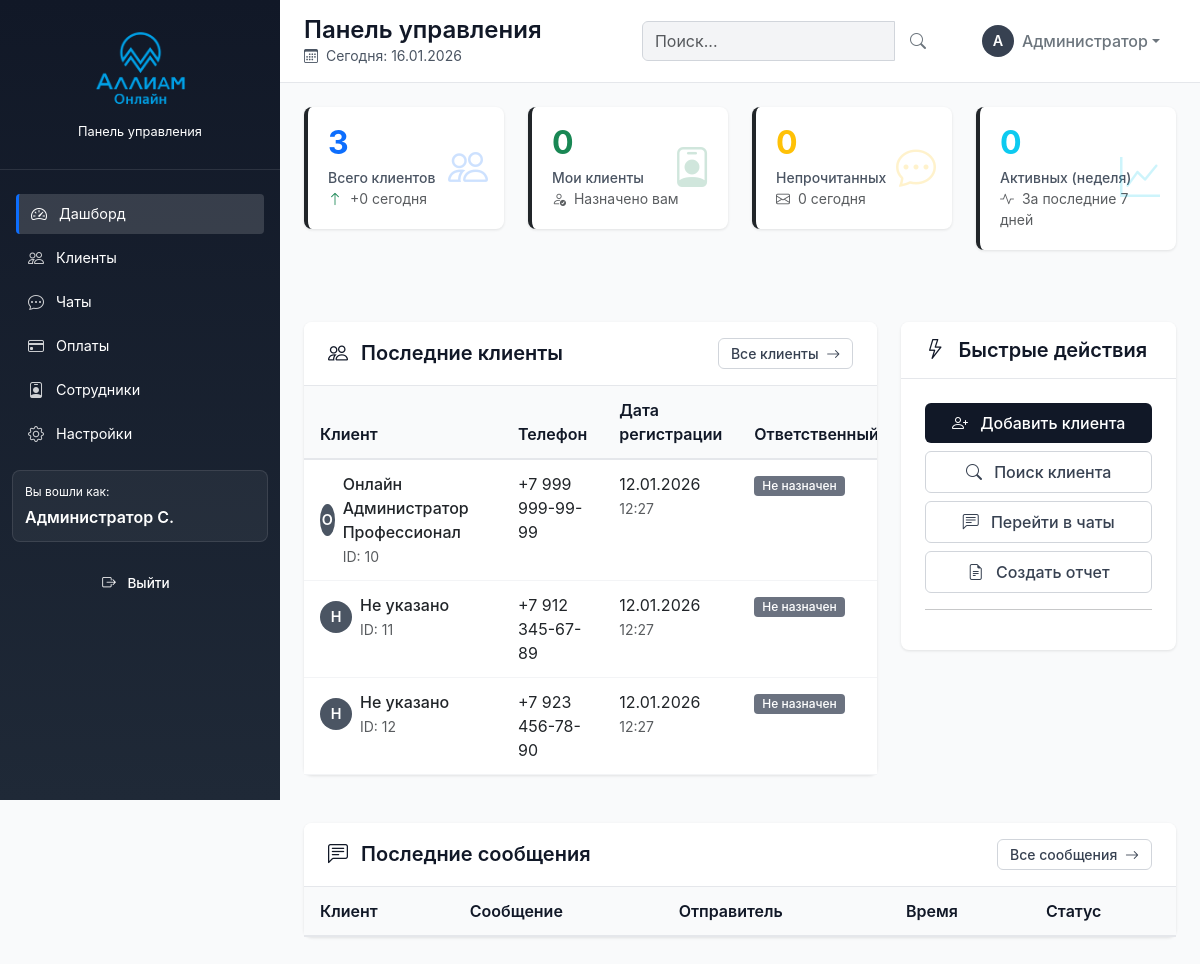
The page /dashboard/ (signed in) on the database its author committed.
### tables this page shows
CREATE TABLE `users` (
  `id` int(11) NOT NULL,
  `username` varchar(50) NOT NULL,
  `email` varchar(100) NOT NULL,
  `password_hash` varchar(255) NOT NULL,
  `full_name` varchar(100) NOT NULL,
  `last_name` varchar(100) DEFAULT NULL,
  `first_name` varchar(100) DEFAULT NULL,
  `middle_name` varchar(100) DEFAULT NULL,
  `previous_last_names` varchar(255) DEFAULT NULL,
  `birth_date` date DEFAULT NULL,
  `birth_place` varchar(255) DEFAULT NULL,
  `snils` varchar(14) DEFAULT NULL,
  `inn` varchar(12) DEFAULT NULL,
  `document_type` varchar(50) DEFAULT NULL,
  `document_number` varchar(50) DEFAULT NULL,
  `document_issue_date` date DEFAULT NULL,
  `address_index` varchar(10) DEFAULT NULL,
  `address_region` varchar(100) DEFAULT NULL,
  `address_district` varchar(100) DEFAULT NULL,
  `address_city` varchar(100) DEFAULT NULL,
  `address_settlement` varchar(100) DEFAULT NULL,
  `address_street` varchar(100) DEFAULT NULL,
  `address_house` varchar(20) DEFAULT NULL,
  `address_building` varchar(20) DEFAULT NULL,
  `address_apartment` varchar(20) DEFAULT NULL,
  `role` enum('admin','user') DEFAULT 'user',
  `phone` varchar(20) DEFAULT NULL,
  `created_at` timestamp NOT NULL DEFAULT current_timestamp(),
  `last_login` timestamp NULL DEFAULT NULL,
  `is_active` tinyint(1) DEFAULT 1,
  `remember_token` varchar(100) DEFAULT NULL,
  `token_expires` datetime DEFAULT NULL
);

### dashboard/index.php (the view, shortened to what the rows shown need)
<?php
$db = get_db_connection();
$clients_stmt = $db->prepare("
    SELECT
        u.id,
        CONCAT_WS(' ', u.last_name, u.first_name, u.middle_name) as full_name,
        u.phone,
        u.created_at,
        u.last_login,
        au.full_name as assigned_lawyer
    FROM users u
    LEFT JOIN client_assignments ca ON u.id = ca.client_id AND ca.assignment_type = 'primary'
    LEFT JOIN admin_users au ON ca.admin_id = au.id
    ORDER BY u.created_at DESC
    LIMIT 5
");
$clients_stmt->execute();
$recent_clients = $clients_stmt->fetchAll();
?>
<?php include '../includes/header.php'; ?>
    <main class="main-content">
        <div class="top-bar">
            <div class="page-title">
                <h1>Панель управления</h1>
            </div>
            <div class="page-actions">
                <div class="dropdown ms-3">
                    <button class="btn btn-outline-secondary dropdown-toggle d-flex align-items-center"
                            type="button" data-bs-toggle="dropdown">
                        <div class="user-avatar-sm me-2">
                            <?= mb_substr($current_admin['full_name'], 0, 1, 'UTF-8') ?>
                        </div>
                        <span class="d-none d-md-inline"><?= htmlspecialchars(explode(' ', $current_admin['full_name'])[0]) ?></span>
                    </button>
                </div>
            </div>
        </div>
        <div class="content-container">
            <div class="row">
                <div class="col-lg-8 mb-4">
                    <div class="card">
                        <div class="card-body p-0">
                            <div class="table-responsive">
                                <table class="table table-hover mb-0">
                                    <thead>
                                    <tr>
                                        <th>Клиент</th>
                                        <th>Телефон</th>
                                        <th>Дата регистрации</th>
                                        <th>Ответственный</th>
                                    </tr>
                                    </thead>
                                    <tbody>
                                    <?php foreach ($recent_clients as $client): ?>
                                        <tr>
                                            <td>
                                                <div class="d-flex align-items-center">
                                                    <div class="avatar-circle me-2" style="width: 32px; height: 32px; font-size: 0.9rem;">
                                                        <?= mb_substr($client['full_name'] ?: 'Н', 0, 1, 'UTF-8') ?>
                                                    </div>
                                                    <div>
                                                        <div class="fw-medium"><?= htmlspecialchars($client['full_name'] ?: 'Не указано') ?></div>
                                                        <small class="text-muted">ID: <?= $client['id'] ?></small>
                                                    </div>
                                                </div>
                                            </td>
                                            <td><?= format_phone($client['phone']) ?></td>
                                            <td>
                                                <div><?= format_date($client['created_at'], 'd.m.Y') ?></div>
                                                <small class="text-muted"><?= format_date($client['created_at'], 'H:i') ?></small>
                                            </td>
                                            <td>
                                                <?php if ($client['assigned_lawyer']): ?>
                                                    <span class="badge bg-gray-600"><?= htmlspecialchars($client['assigned_lawyer']) ?></span>
                                                <?php else: ?>
                                                    <span class="badge bg-gray-500">Не назначен</span>
                                                <?php endif; ?>
                                            </td>
                                        </tr>
                                    <?php endforeach; ?>
                                    </tbody>
                                </table>
                            </div>
                        </div>
                    </div>
                </div>
            </div>
            <div class="row">
                <div class="col-12">
                    <div class="card">
                        <div class="card-body p-0">
                            <div class="table-responsive">
                                <table class="table table-hover mb-0">
                                    <thead>
                                    <tr>
                                        <th>Клиент</th>
                                        <th>Сообщение</th>
                                        <th>Отправитель</th>
                                        <th>Время</th>
                                        <th>Статус</th>
                                    </tr>
                                    </thead>
                                </table>
                            </div>
                        </div>
                    </div>
                </div>
            </div>
        </div>
    </main>
<?php include '../includes/footer.php'; ?>

### includes/sidebar.php (shortened to what the rows shown need)
<?php
$current_admin = get_current_admin();
$current_dir = basename(dirname($_SERVER['PHP_SELF']));
function format_admin_name($full_name) {
    $parts = explode(' ', $full_name);
    if (count($parts) >= 3) {
        $last_name = $parts[0];
        $first_name = mb_substr($parts[1], 0, 1, 'UTF-8') . '.';
        $middle_name = mb_substr($parts[2], 0, 1, 'UTF-8') . '.';
        return $last_name . ' ' . $first_name . $middle_name;
    } elseif (count($parts) == 2) {
        $last_name = $parts[0];
        $first_name = mb_substr($parts[1], 0, 1, 'UTF-8') . '.';
        return $last_name . ' ' . $first_name;
    } else {
        return $full_name;
    }
}
$formatted_name = format_admin_name($current_admin['full_name']);
function is_active($dir, $page = null) {
    global $current_dir, $current_page;
    return ($current_dir == $dir) ? 'active' : '';
}
?>
<div class="sidebar-container">
    <div class="sidebar-fixed">
        <div class="sidebar-header">
            <a href="<?= BASE_URL ?>dashboard/" class="d-flex flex-column align-items-center text-white text-decoration-none text-center">
                    <img src="<?= BASE_URL ?>assets/img/logo.png"
                         class="sidebar-logo mb-2"
                         style="max-height: 90px;">
                <div class="text-center">
                    <div class="text-white-50" style="font-size: 0.8rem;">Панель управления</div>
                </div>
            </a>
        </div>
        <ul class="nav nav-pills flex-column mb-auto">
            <li class="nav-item mb-2">
                <a href="<?= BASE_URL ?>dashboard/"
                   class="nav-link <?= is_active('dashboard') ?> text-white"
                   aria-current="page">
                    <i class="bi bi-speedometer2"></i>
                    <span class="text-white">Дашборд</span>
                </a>
            </li>
            <li class="nav-item mb-2">
                <a <href="<?= BASE_URL ?>clients/"
                   class="nav-link <?= is_active('clients') ?> text-white">
                    <i class="bi bi-people"></i>
                    <span class="text-white" onclick="window.notify.info('Открыть раздел Клиенты', 5000)">Клиенты</span>
                </a>
            </li>
            <li class="nav-item mb-2">
                <a href="<?= BASE_URL ?>chats/"
                   class="nav-link <?= is_active('chats') ?> text-white">
                    <i class="bi bi-chat-dots"></i>
                    <span class="text-white" onclick="window.notify.info('Открыть раздел Чаты', 5000)">Чаты</span>
                </a>
            </li>
            <li class="nav-item mb-2">
                <a href="<?= BASE_URL ?>payments/"
                   class="nav-link <?= is_active('payments') ?> text-white">
                    <i class="bi bi-credit-card"></i>
                    <span class="text-white">Оплаты</span>
                </a>
            </li>
            <?php if (has_permission(ROLE_SUPERADMIN)): ?>
                <li class="nav-item mb-2">
                    <a href="<?= BASE_URL ?>users/"
                       class="nav-link <?= is_active('users') ?> text-white">
                        <i class="bi bi-person-badge"></i>
                        <span class="text-white">Сотрудники</span>
                    </a>
                </li>
            <?php endif; ?>
            <li class="nav-item mb-4">
                <a href="<?= BASE_URL ?>settings/"
                   class="nav-link <?= is_active('settings') ?> text-white">
                    <i class="bi bi-gear"></i>
                    <span class="text-white">Настройки</span>
                </a>
            </li>
        </ul>
        <div class="user-info">
            <div class="d-flex align-items-center">
                <div class="flex-grow-1">
                    <small class="text-white-50 d-block mb-1" style="font-size: 0.75rem;">
                        Вы вошли как:
                    </small>
                    <div class="fw-semibold text-white text-truncate" style="max-width: 180px;">
                        <?= htmlspecialchars($formatted_name) ?>
                    </div>
                </div>
            </div>
        </div>
        <button class="btn btn-logout" onclick="window.location.href='<?= BASE_URL ?>logout.php'">
            <i class="bi bi-box-arrow-right me-2 text-white"></i>
            <span class="text-white">Выйти</span>
        </button>
    </div>
</div>

### rows shown on the page
users: full_name "О", full_name "Онлайн Администратор Профессионал", id "10", phone "+7 999 999-99-99", created_at "12.01.2026", created_at "12:27"
users: full_name "Н", full_name "Не указано", id "11", phone "+7 912 345-67-89", created_at "12.01.2026", created_at "12:27"
users: full_name "Н", full_name "Не указано", id "12", phone "+7 923 456-78-90", created_at "12.01.2026", created_at "12:27"

### other values the page prints
$formatted_name "Администратор С."
mb_substr($current_admin['full_name'], 0, 1, 'UTF-8') "А"
explode(' ', $current_admin['full_name'])[0] "Администратор"
$stats['total_clients'] "3"
$stats['new_today'] "0"
$my_clients "0"
$stats['unread_messages'] "0"
$stats['messages_today'] "0"
$stats['active_week'] "0"
